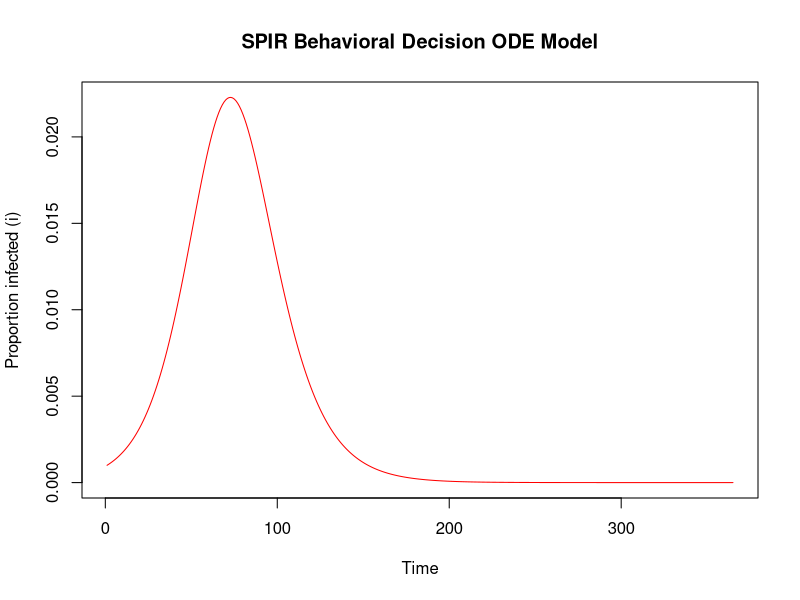

Reproduce this figure in R. (Note: this script raises an error after producing the figure.)
library(data.table)
library(deSolve)
library(foreach)
library(ggplot2)
library(doParallel)
registerDoParallel(cores=2)

##
## Calculates i switching point
##
calc_iswitch <- function(h, bs, rho, gamma, payoffs){
  iswitch <- NULL
  iState <- NULL
  pI <- 0
  pUs <- NULL
  pUp <- NULL
  n <- 0
  g <- gamma
  for(i in seq(0.00001,1.0,0.00001)){
    p <- i * bs
    Tss <- (1 - ((1 - p)^h)) / p
    if (p != g){
      Tis <- (1 / g) - (((p * ((1 - g)^h)) / (g * (p - g))) * (1 - (((1 - p) / (1 - g))^h))) - (((1 - p)^h) / g)
    } else {
      Tis <- (1 / g) - ((p * h * ((1 - g)^(h-1))) / g) - (((1 - p)^h) / g)
    }
    Trs <- h - Tss - Tis
    Us <- (payoffs[1] * Tss) + (payoffs[3] * Tis) + (payoffs[4] * Trs)

    p <- i * bs * rho
    Tpp <- (1 - ((1 - p)^h)) / p
    if (p != g){
      Tip <- (1 / g) - (((p * ((1 - g)^h)) / (g * (p - g))) * (1 - (((1 - p) / (1 - g))^h))) - (((1 - p)^h) / g)
    } else {
      Tip <- (1 / g) - ((p * h * ((1 - g)^(h-1))) / g) - (((1 - p)^h) / g)
    }
    Trp <- h - Tpp - Tip
    Up <- (payoffs[2] * Tpp) + (payoffs[3] * Tip) + (payoffs[4] * Trp)
    
    if (is.null(pUs)){
      pUs <- Us
    }
    
    if (is.null(pUp)){
      pUp <- Up
    }
    
    if (is.null(iState)){
      if (Us > Up){
        # Susceptible
        iState <- 0
      } else {
        # Prophylactic
        iState <- 1
      }
    }
    
    if (((Us >= Up) && (pUs < pUp)) || ((Up >= Us) && (pUp < pUs))) {
      iswitch <- rbind(iswitch, cbind(h, pI, i, iState, n))
      
      if ((Us >= Up) && (pUs < pUp)){
        # Susceptible
        iState <- 0
      } else if ((Up >= Us) && (pUp < pUs)){
        # Prophylactic
        iState <- 1
      }
      
      pI <- i
      pUs <- Us
      pUp <- Up
      n <- n + 1
    }
  }
  
  iswitch <- rbind(iswitch, cbind(h, pI, 1, iState, n))
  
  return(iswitch)
}

##
## SPIR ODE model
##
SPIRmodel <- function(Time, State, Pars){
  with(as.list(c(State, Pars)),{
    
    i <- (I / (S+P+I+R))
    for (index in 1:nrow(iswitch)){
      if (((i^(1/fear)) >= iswitch[index,2]) && ((i^(1/fear)) <= iswitch[index,3])){
        Switch <- iswitch[index,4]
        break
      }
    }

    dS <- -Bs * i * S - Switch * decision * S + (1 - Switch) * decision * P
    dP <- -Bs * rho * i * P + Switch * decision * S - (1 - Switch) * decision * P
    dI <- Bs * i * S + Bs * rho * i * P - G * I
    dR <- G * I
    
    return(list(c(dS,dP,dI,dR)))
  })
}

##
## Input parameters
##

## Seasonal Flu
pars <- list(
  R0 <- 1.25,
  duration <- 4,
  G <- 1 / duration,
  Bs <- R0 / duration,
  bs <- 1 - exp(-Bs),
  rho <- 0.25,
  gamma <- 1 - exp(-G),
  fear <- 0,
  decision <- 1 / 365,
  h <- 16,
  payoffs <- c(1.00, 0.95, 0.60, 1.00),
  iswitch <- calc_iswitch(h, bs, rho, gamma, payoffs)
)

yinit <- c(S = 100000 - 100, P = 0, I = 100, R = 0)
times <- seq(1, 365, 1)

##
## Solve the ODE
##
out <- as.data.frame(lsoda(yinit, times, SPIRmodel, pars, rtol=1e-3, atol=1e-3))

##
## Plot the proportion of infected over time.
## The dashed line represents the i switching point(s)
##
plot(I / (S+P+I+R) ~ time, out, type="l", col="red",
     #ylim=c(0,1),
     main=c("SPIR Behavioral Decision ODE Model"),
     xlab=c("Time"), ylab=c("Proportion infected (i)"))

for (index in 1:nrow(iswitch)){
  lines(rep(iswitch[index,3],length(times)) ~ times, type="l", lty="dashed")
}

##
## Generic iSwitch analysis of time horizon
##
H <- seq(3, 2000, 1)

iSwitch <- foreach(h=H, .combine=rbind) %dopar%
  calc_iswitch(h, bs, bp, g, payoffs)

data <- data.table(iSwitch)
data <- data[which(h <= 200)]

ggplot(data, aes(x=h, y=i, group=n, color=factor(n))) +
  xlab("Time Horizon") +
  ylab("Proportion Infected (i)") +
  geom_line() +
  geom_ribbon(data=subset(data,n==0 | n==2),
              aes(x=h, ymax=i, ymin=pI), fill="black") +
  geom_ribbon(data=subset(data,n==1),
              aes(x=h, ymax=i, ymin=pI), fill="blue") +
  scale_color_manual(values=c("black","blue", "black")) +
  theme(axis.title.x = element_text(colour = 'black', size = 18, face = 'bold'),
        axis.title.y = element_text(colour = 'black', size = 18, face = 'bold'),
        axis.text.x = element_text(colour = 'black', size = 12, face = 'bold'),
        axis.text.y = element_text(colour = 'black', size = 12, face = 'bold'),
        axis.line = element_line(colour = 'black', size = 1.5, linetype = 'solid'),
        panel.background = element_rect(fill = "transparent",colour = NA),
        panel.grid.minor = element_blank(),
        panel.grid.major = element_blank(),
        legend.position = "none")
